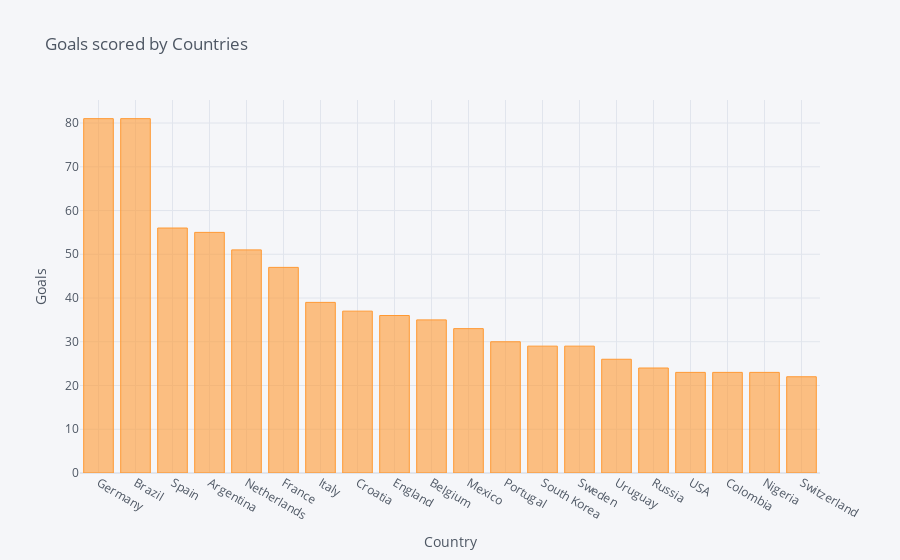

The code cell stored with this chart in its notebook:
### Code cell
fifa_goals[:20].iplot(kind='bar', xTitle="Country", yTitle="Goals", title="Goals scored by Countries")

### Figure 1 — Plotly figure (JSON) as saved in the notebook; plotly's stock layout.template omitted (floating-point values rounded to 4 significant figures)
{"data": [{"marker": {"color": "rgba(255, 153, 51, 0.6)", "line": {"color": "rgba(255, 153, 51, 1.0)", "width": 1}}, "name": "Goals", "orientation": "v", "text": "", "type": "bar", "x": ["Germany", "Brazil", "Spain", "Argentina", "Netherlands", "France", "Italy", "Croatia", "England", "Belgium", "Mexico", "Portugal", "South Korea", "Sweden", "Uruguay", "Russia", "USA", "Colombia", "Nigeria", "Switzerland"], "y": [81, 81, 56, 55, 51, 47, 39, 37, 36, 35, 33, 30, 29, 29, 26, 24, 23, 23, 23, 22]}], "layout": {"legend": {"bgcolor": "#F5F6F9", "font": {"color": "#4D5663"}}, "paper_bgcolor": "#F5F6F9", "plot_bgcolor": "#F5F6F9", "title": {"font": {"color": "#4D5663"}, "text": "Goals scored by Countries"}, "xaxis": {"gridcolor": "#E1E5ED", "showgrid": true, "tickfont": {"color": "#4D5663"}, "title": {"font": {"color": "#4D5663"}, "text": "Country"}, "zerolinecolor": "#E1E5ED"}, "yaxis": {"gridcolor": "#E1E5ED", "showgrid": true, "tickfont": {"color": "#4D5663"}, "title": {"font": {"color": "#4D5663"}, "text": "Goals"}, "zerolinecolor": "#E1E5ED"}}}
